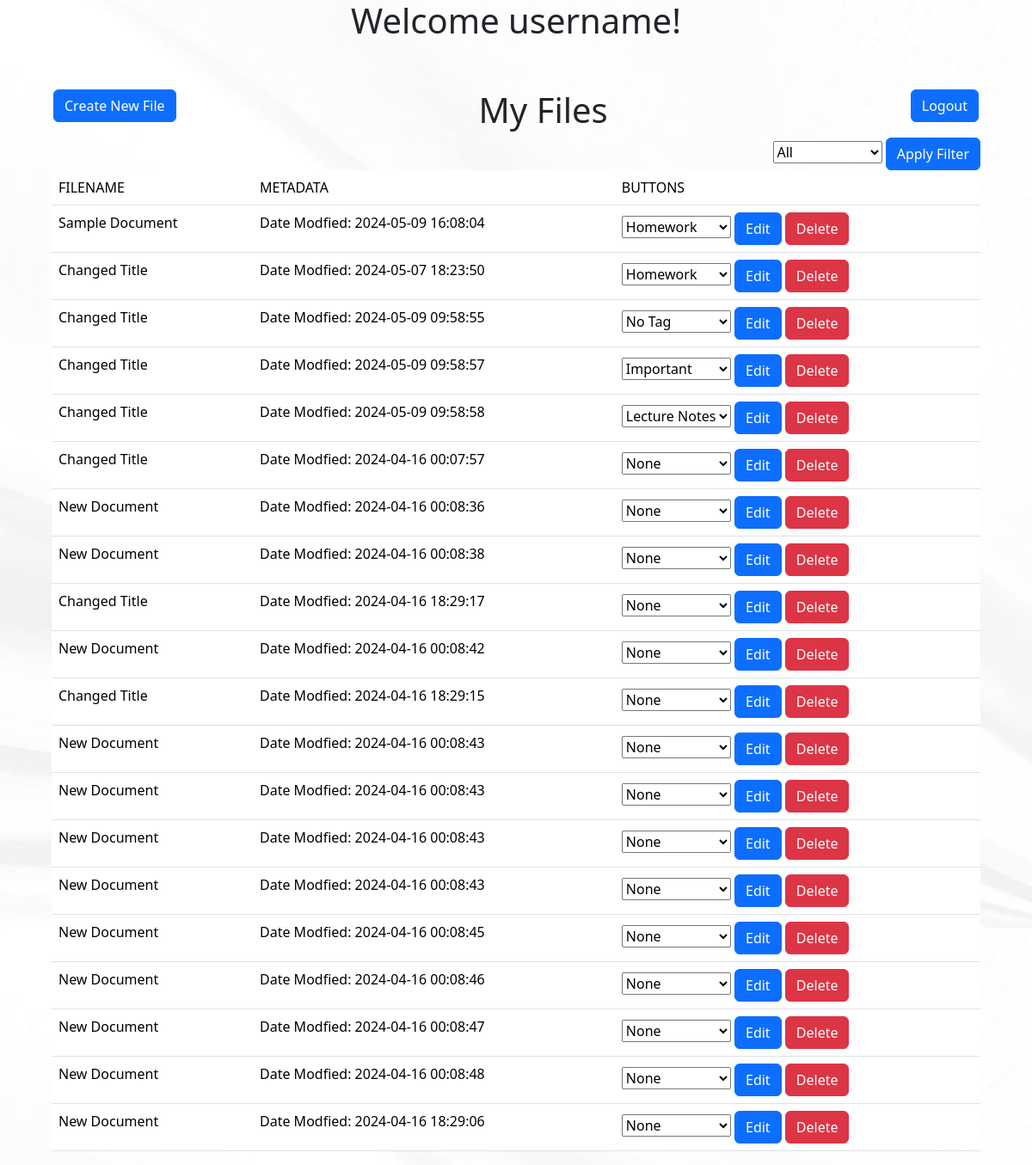
Screenshot of / (signed in) with the database file from the repository.
### NoteNinjabackend/models.py (models this page shows)
class Document(db.Model):
    id = db.Column(db.Integer, primary_key=True)
    data = db.Column(db.String(10000))
    date = db.Column(db.DateTime(timezone=True), default=func.now())
    name = db.Column(db.String(100))
    tag = db.Column(db.String(100))
    font = db.Column(db.String(100))
    font_size = db.Column(db.Integer)
    align = db.Column(db.String(100))
    user_id = db.Column(db.Integer, db.ForeignKey('user.id'))

### NoteNinjabackend/views.py (the view, shortened to what this page needs)
@views.route('/', methods=['GET', 'POST'])
@login_required
def home():
    data = request.form
    submitType = request.form.get("submitType")
    docID = request.form.get("docID")
    var = {"docID":docID}
    print(data)
    if request.method == "GET":
        return render_template("home.html", query=db.session.get(User,current_user.id).documents, user=db.session.get(User,current_user.id))

### NoteNinjabackend/templates/home.html (shortened to what this page needs)
<!DOCTYPE html>
<html lang="en">
<head>
    <link href="https://cdn.jsdelivr.net/npm/bootstrap@5.3.3/dist/css/bootstrap.min.css" rel="stylesheet">
</head>
<body background="{{ url_for('static',filename='resources/background.jpg') }}" style="width: 90%; align-items: center; margin-left: 5%;">
    <div class="title">
        <h1 style="text-align: center;">Welcome {{user.username}}!</h1>
    </div>
    <br><br>
    <form method="POST">
        <button class="btn btn-primary" style="float:left; margin-left: 2px;" name="submitType" value="create">Create New File</button>
    </form>
    <a href="/logout"class="btn btn-primary" style="float:right; margin-right: 2px;">Logout</a>
    <table class="table">
        <h1 style="text-align: center;">My Files</h1>
        <thead>
            <tr>
                <td>
                    FILENAME
                </td>
                <td>
                    METADATA
                </td>
                <td>
                    BUTTONS
                </td>
            </tr>
            <div style="float: right">
                <form method="POST">
                    <select id="filterBox" name="filterType">
                        <option name="filterType" value="All">All</option>
                    </select>
                    <button type="submit" class="btn btn-primary" name="submitType" value="filter">Apply Filter</button>
                </form>
            </div>
        </thead>
        <tbody>
            {% for Document in query %}
            <tr>
                <td>
                    {{Document.name}}
                </td>
                <td>
                    Date Modfied:
                    {{Document.date}}
                </td>
                <td>
                    <form method="POST">
                        <select id="tagBox">
                            <option disabled selected value="{{Document.tag}}">{{Document.tag}}</option>
                        </select>
                        <button type="submit" class="btn btn-primary" name="submitType" value="edit">Edit</button>
                        <button type="submit" class="btn btn-danger" name="submitType" value="delete">Delete</button>
                    </form>
                </td>
            </tr>
            {% endfor %}
        </tbody>
    </table>
</body>
</html>

### rows the page displays
Document: name "Sample Document", date "2024-05-09 16:08:04", tag "Homework"
Document: name "Changed Title", date "2024-05-07 18:23:50", tag "Homework"
Document: name "Changed Title", date "2024-05-09 09:58:55", tag "No Tag"
Document: name "Changed Title", date "2024-05-09 09:58:57", tag "Important"
Document: name "Changed Title", date "2024-05-09 09:58:58", tag "Lecture Notes"
Document: name "Changed Title", date "2024-04-16 00:07:57", tag "None"
Document: name "New Document", date "2024-04-16 00:08:36", tag "None"
Document: name "New Document", date "2024-04-16 00:08:38", tag "None"
Document: name "Changed Title", date "2024-04-16 18:29:17", tag "None"
Document: name "New Document", date "2024-04-16 00:08:42", tag "None"
Document: name "Changed Title", date "2024-04-16 18:29:15", tag "None"
Document: name "New Document", date "2024-04-16 00:08:43", tag "None"
Document: name "New Document", date "2024-04-16 00:08:43", tag "None"
Document: name "New Document", date "2024-04-16 00:08:43", tag "None"
Document: name "New Document", date "2024-04-16 00:08:43", tag "None"
Document: name "New Document", date "2024-04-16 00:08:45", tag "None"
Document: name "New Document", date "2024-04-16 00:08:46", tag "None"
Document: name "New Document", date "2024-04-16 00:08:47", tag "None"
Document: name "New Document", date "2024-04-16 00:08:48", tag "None"
Document: name "New Document", date "2024-04-16 18:29:06", tag "None"
